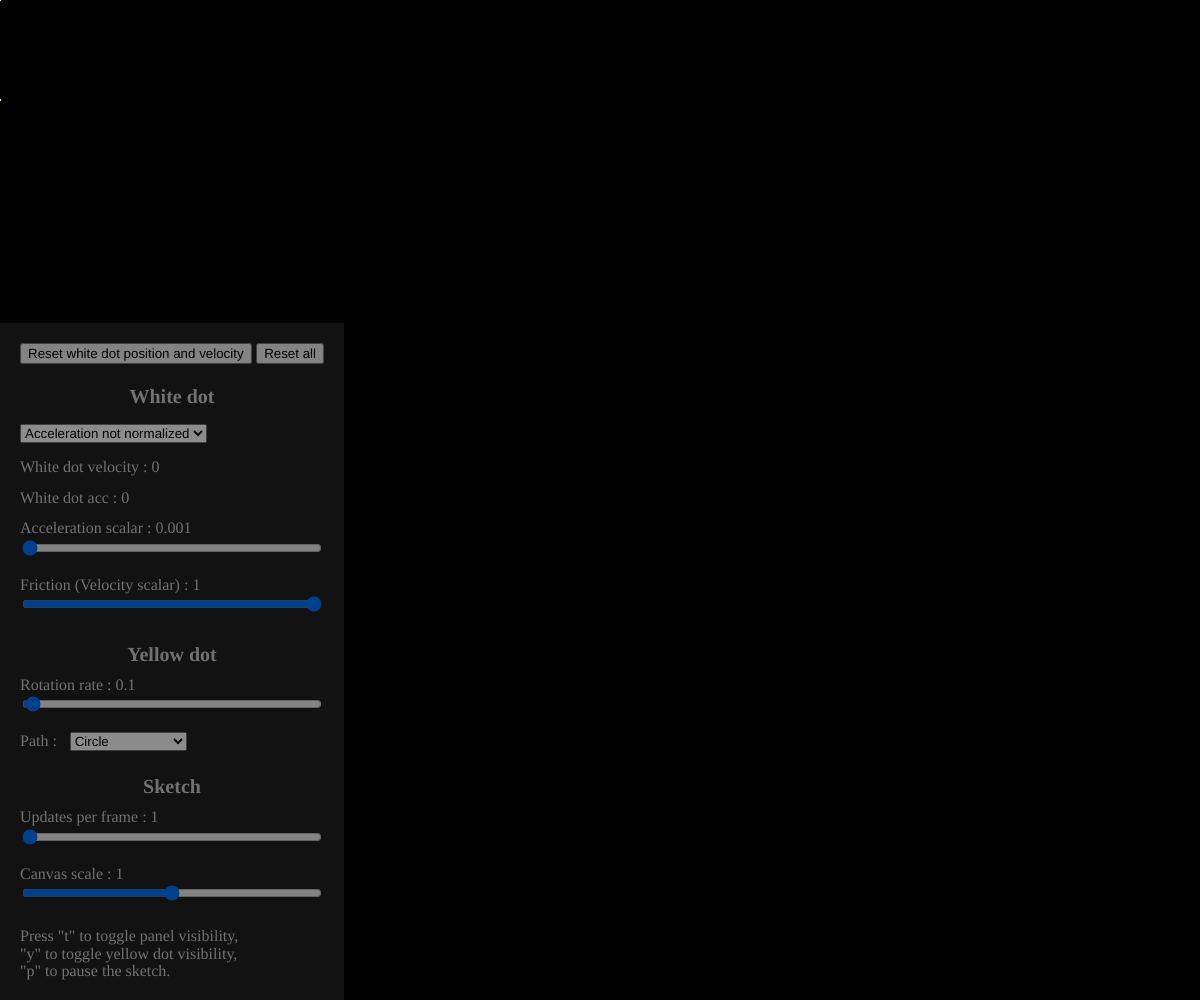
Frame 1 (no input)
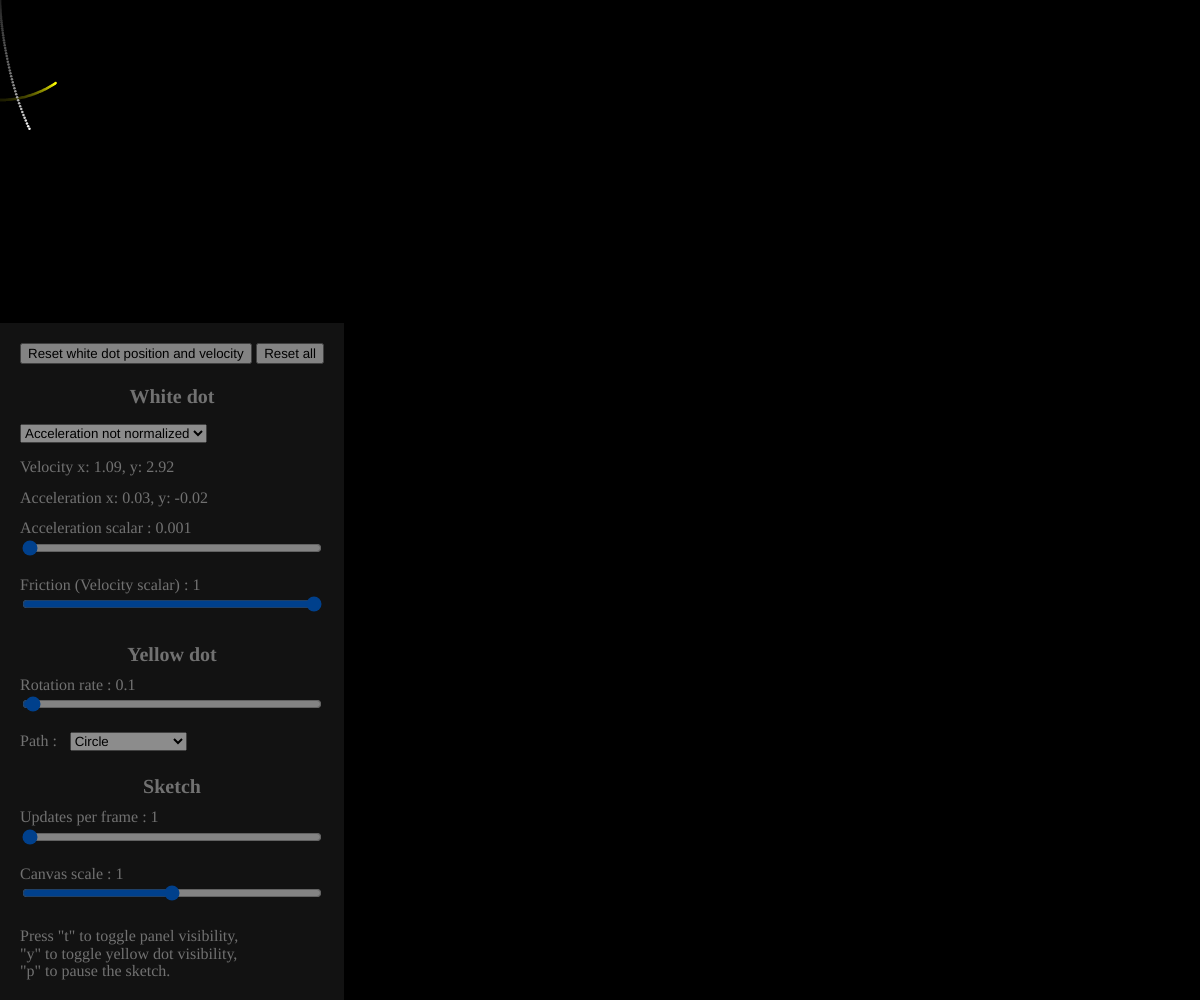
Frame 60 (no input)
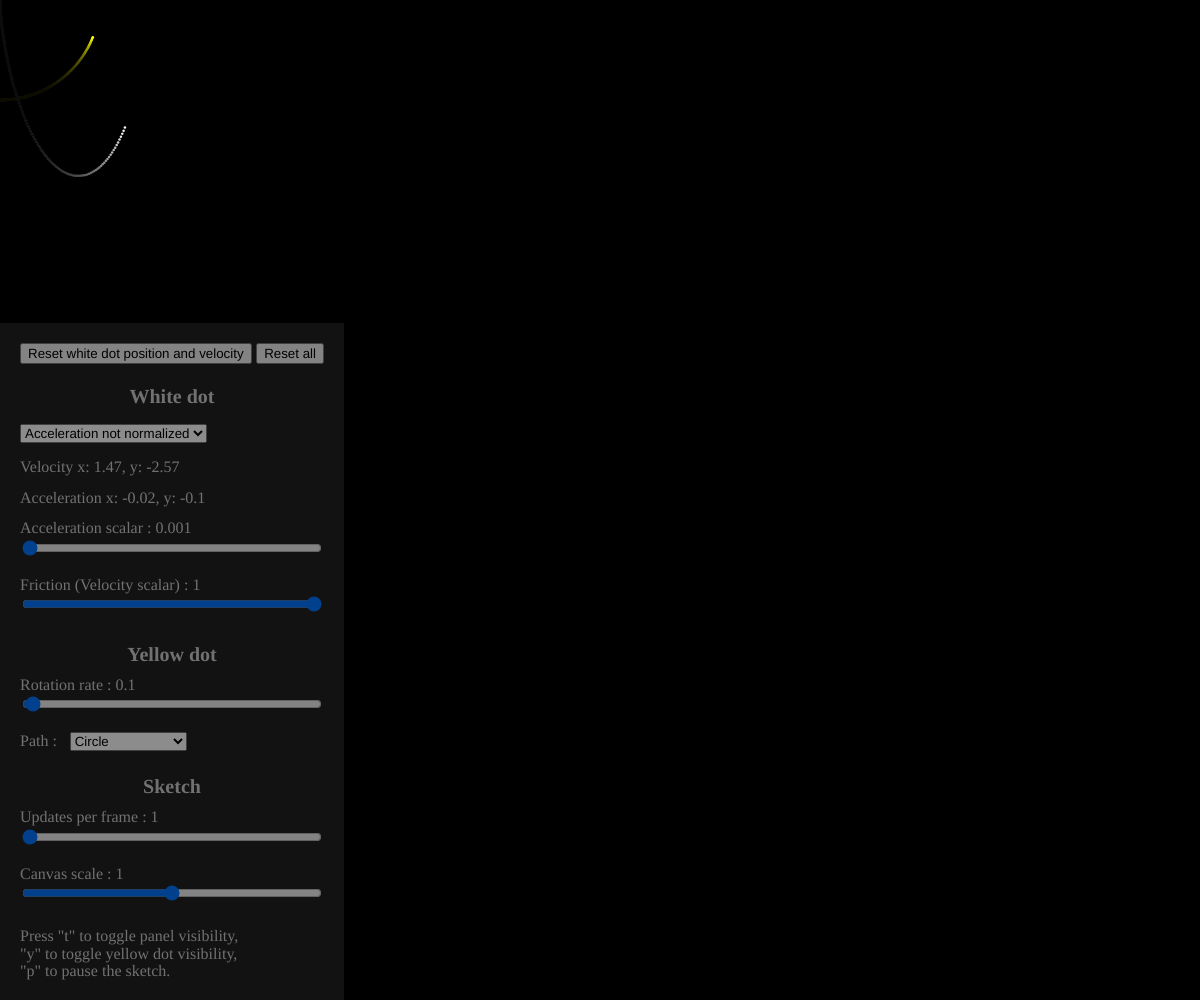
Frame 120 (the mouse pressed at the canvas centre since frame 60)

The p5.js sketch that drew these frames (run headless with seeded random() and noise() and a simulated clock; from frame 60 on, the mouse is pressed at the canvas centre):

// p5.js sketch
// ── sketch.js
var x, y, t, w;
var drawCount = 0;
var looping = true;
var showPanel = true;
var speed = 0;
var accMult = 0;
var velMult = 1;
var amounts = 1;
var shape = "circle";
var showYellow = true;
var norma = false;
var formattedXVel = 0;
var formattedYVel = 0;
var formattedXAcc = 0;
var formattedYAcc = 0;
var drawUpdate = 0;
var m = 4;
var n = 4;

function setup() {
    createCanvas(windowWidth,windowHeight);
    frameRate(30);
    createInfoDiv();
    setupInfoDiv();
    translate(width/2, height/2);
    if(!looping){noLoop();}
    noStroke();
    w = new Walker();
}

function draw() {
    if (drawUpdate > 5) {
        sliderInfo6.html("Velocity x: " + formattedXVel + ", y: " + formattedYVel);
        sliderInfo7.html("Acceleration x: " + formattedXAcc + ", y: " + formattedYAcc);
        
        drawUpdate = 0;
    }
    background(0,10);
    scale(zoom, zoom);
    for (var i = 0; i < amounts; i++) {
        t = drawCount * speed;
        var v = createPath(t);
        w.update(v);
        fill(255);
        w.display();
        if (showYellow) {
            fill(255,255,0);
            ellipse(v.x, v.y, 2.5, 2.5);
        }
        drawCount++;
    }
    drawUpdate++;
}

function createPath(tt) {
    var x, y;
    switch(shape) {
        case "circle" : 
            x = sin(tt) * 100;
            y = cos(tt) * 100;
        break;
        case "top" :
            x = pow(sin(tt),11) * 100;
            y = cos(tt) * 100;
        break;
        case "superellipse" :
            var ct = cos(tt);
            var st = sin(tt);
            x = m * Math.sign(ct) * pow(abs(ct), 2/m) * 40 ;
            y = n * Math.sign(st) * pow(abs(st), 2/n) * 25 ;
        break;
        case "lissajous" :
            x = sin(tt*2) * 100;
            y = cos(tt*3) * 100;
        break;
        default : 
            x = sin(tt) * 100;
            y = cos(tt) * 100;
    }
    var v = createVector(x, y);
    return v;
}

function Walker()  {
    this.pos = createVector(0, 0);
    this.vel = createVector(0, 0);

    this.reset = function() {
        this.pos = createVector(0,0);
        this.vel = createVector(0, 0);
    }

    this.update = function(vec)  {
        this.acc = p5.Vector.sub(vec, this.pos);
        if (norma) {this.acc.normalize();}
        this.acc.mult(accMult);
        formattedXAcc = Math.round(this.acc.x*100)/100;
        formattedYAcc = Math.round(this.acc.y*100)/100;
        // this.acc.setMag(accMult);
        this.vel.add(this.acc);
        formattedXVel = Math.round(this.vel.x*100)/100;
        formattedYVel = Math.round(this.vel.y*100)/100;

        this.pos.add(this.vel);
        this.vel.mult(velMult);
    }

    this.display = function() {
        ellipse(this.pos.x, this.pos.y, 2.5, 2.5);
    }
}

function keyPressed() {
    if (keyCode === 32) {
        if (looping) {noLoop(); looping = false;} else {loop(); looping = true;}
    }
      if (key == 'p' || key == 'P')  {
        if (looping) {noLoop(); looping = false;} else {loop(); looping = true;}
    }
    if (key == 'y' || key == 'Y')  {
        showYellow = (showYellow) ? false : true;
    }

    if (key == 't' || key == 'T') {
        if (showPanel) {
            showPanel = false;
            infoDiv.style("display","none");
        } else {
            showPanel = true;
            infoDiv.style("display","block");
        }
    }
}
// ── userinterface.js
//----------------------Information Div-----------------------------------------//
var infoDiv;
var sliderInfo1, sliderInfo2, sliderInfo3, sliderInfo4, sliderInfo5, sliderInfo6, sliderInfo8;
var info1,info2,info3, info4, info5;
var sliders = [];
var speedSlider, accMultSlider, velMultSlider;
var resetW, resetA;
var zoom;
var sel, selDiv, selMag;
var divier, divider2, divider3;

function toggleInfoDiv() {
    if (showPanel) {
        showPanel = false;
        infoDiv.style("display","none");
    } else {
        showPanel = true;
        infoDiv.style("display","block");
    }
}

function setupInfoDiv() {
    if (!showPanel) {
        infoDiv.style("display","none");
    } else {
        infoDiv.style("display","block");
    }
}

function createInfoDiv() {
    infoDiv = createDiv('');
    infoDiv.style('position', 'absolute');
    // infoDiv.style('heigth', '100%');
    // infoDiv.style('top', '0');
    infoDiv.style('bottom', '0');
    infoDiv.style('padding', '20px');
    infoDiv.style('opacity', '0.55');
    infoDiv.style('background', '#222222');
    infoDiv.style('font-family', 'Inconsolata', 'Helvetica', 'Arial');
    infoDiv.style('line-height', '0.4em');
    infoDiv.style('color', '#cecece');

    resetW = createButton('Reset white dot position and velocity');
    resetW.parent(infoDiv);
    resetA = createButton('Reset all');
    resetA.parent(infoDiv);
    resetA.style('float', 'right');

    divider = createP('White dot');
    divider.parent(infoDiv);
    divider.style('margin-bottom','0em');
    divider.style('font-size','1.25em');
    divider.style('font-weight','bold');
    divider.style('line-height','1.2em');
    // divider.style('border-bottom','solid 2px #ffffff');
    divider.style('text-align','center');


    selDiv = createDiv('');
    selDiv.parent(infoDiv);
    selDiv.style('width','100%');
    selDiv.style('padding-top','1em');
    selDiv.style('padding-bottom','1.5em');
    selMag = createSelect();
    selMag.parent(selDiv);
    selMag.style('float', 'left');
    // selMag.style('padding','10px');
    selMag.option('Acceleration not normalized');
    selMag.option('Acceleration normalized');
    selMag.changed(selMagEvent);

    sliderInfo6 = createP('White dot velocity : 0');
    sliderInfo6.parent(infoDiv);
    sliderInfo6.style('padding-bottom','0.5em');

    sliderInfo7 = createP('White dot acc : 0');
    sliderInfo7.parent(infoDiv);
    sliderInfo7.style('padding-bottom','0.5em');

    sliderInfo2 = createP('Slider 2');
    sliderInfo2.parent(infoDiv);

    accMultSlider = createSlider(0, 1000, 1);
    accMultSlider.parent(infoDiv);

    sliderInfo8 = createP('Slider 2');
    sliderInfo8.parent(infoDiv);

    velMultSlider = createSlider(99900, 100000, 100000);
    velMultSlider.parent(infoDiv);

    divider2 = createP('Yellow dot');
    divider2.parent(infoDiv);
    divider2.style('margin-bottom','0em');
    divider2.style('font-weight','bold');
    divider2.style('font-size','1.25em');
    divider2.style('line-height','1.2em');
    divider2.style('text-align','center');
    // divider2.style('border-bottom','solid 2px #ffffff');


    sliderInfo1 = createP('Slider 1');
    sliderInfo1.parent(infoDiv);

    speedSlider = createSlider(0, 100, 1);
    speedSlider.parent(infoDiv);

        selDiv = createDiv('');
    selDiv.parent(infoDiv);
    selDiv.style('width','100%');
    selDiv.style('padding-top','1em');
    selDiv.style('padding-bottom','1em');

    var selInfo = createDiv('Path : ');
    selInfo.parent(selDiv);
    selInfo.style('float','left');
    selInfo.style('padding-right','0.8em');
    selDiv2 = createDiv('');
    selDiv2.parent(selDiv);
    selDiv2.style('float', 'left');
    selDiv2.style('margin-top', '-0.4em');

    sel = createSelect();
    sel.parent(selDiv2);
    sel.style('float', 'left');
    sel.option('Circle');
    sel.option('Top');
    sel.option('Superellipse');
    sel.option('Lissajous Curve');
    sel.changed(mySelectEvent);

    divider3 = createP('Sketch');
    divider3.parent(infoDiv);
    divider3.style('margin-bottom','0em');
    divider3.style('font-weight','bold');
    divider3.style('font-size','1.25em');
    divider3.style('line-height','1.2em');
    divider3.style('text-align','center');
    // divider3.style('background', '#585858')
    // divider3.style('border-bottom','solid 2px #ffffff');


    sliderInfo3 = createP('Slider 2');
    sliderInfo3.parent(infoDiv);

    amountsSlider = createSlider(1, 1000, 1);
    amountsSlider.parent(infoDiv);

    sliderInfo4 = createP('Zoom');
    sliderInfo4.parent(infoDiv);

    zoomSlider = createSlider(0, 20, 10);
    zoomSlider.parent(infoDiv);


    sliderInfo5 = createP('Press "t" to toggle panel visibility, <br>"y" to toggle yellow dot visibility,<br>"p" to pause the sketch.');
    sliderInfo5.parent(infoDiv);
    sliderInfo5.style("line-height","1.1em");
    sliderInfo5.style("margin-bottom","0em");

    sliders.push(speedSlider);
    sliders.push(accMultSlider);
    sliders.push(velMultSlider);
    sliders.push(amountsSlider);
    sliders.push(zoomSlider);

    for (var i = 0; i < sliders.length; i++) {
        sliders[i].style('width', '300px');
        sliders[i].style('margin-top', '-15px');
        sliders[i].style('margin-bottom', '10px');
    }

    resetW.mousePressed(function() {
        w.reset();
    });

    resetA.mousePressed(function() {
        drawCount = 0;
        background(0);
        w.reset();
        speedSlider.value(1);
        speed = 1/100;
        sliderInfo1.html("Rotation rate : " + speed);
        accMult = 1/1000;
        accMultSlider.value(1);
        sliderInfo2.html("Acceleration scalar : " + accMult);
        amounts = 1;
        amountsSlider.value(1);
        sliderInfo3.html("Updates per frame : " + amounts);
        zoom = 1;
        zoomSlider.value(10);
        sliderInfo4.html("Canvas scale : " + zoom);
        sel.value("Circle");
        selMag.value('Acceleration not normalized');
        shape = "circle";
        showYellow = true;
        norma = false;
        velMult = 1;
        velMultSlider.value(100000);
        sliderInfo8.html("Friction (Velocity scalar) : " + velMult);
    });

    speedSlider.input(function(){
        setSpeedSlider();
    });

    accMultSlider.input(function(){
        setAccMultSlider();
    });

    velMultSlider.input(function(){
        setVelMultSlider();
    });

    amountsSlider.input(function(){
        setamountsSlider();
    });

    zoomSlider.input(function(){
        setZoomSlider();
    });

    setSpeedSlider();
    setAccMultSlider();
    setVelMultSlider();
    setamountsSlider();
    setZoomSlider();

    function mySelectEvent() {
        var item = sel.value();
        switch (item) {
            case "Circle" :
                shape = "circle";
            break;
            case "Top" : 
                shape = "top";
            break;
            case "Superellipse" : 
                shape = "superellipse";
            break;
            case "Lissajous Curve" : 
                shape = "lissajous";
            break;
            default :
                shape = "circle";
        }
    }

    function selMagEvent() {
        var item = selMag.value();
        switch (item) {
            case "Not normalized" :
                norma = "false";
                // w.reset();
            break;
            default :
                norma = "true";
                // w.reset();
        }
    }

    function setSpeedSlider() {
        speed = speedSlider.value()/100;
        sliderInfo1.html("Rotation rate : " + Math.round(speed*1000)/100);
    }
    function setAccMultSlider() {
        accMult = accMultSlider.value()/1000;
        sliderInfo2.html("Acceleration scalar : " + accMult);
    }
    function setVelMultSlider() {
        velMult = velMultSlider.value()/100000;
        sliderInfo8.html("Friction (Velocity scalar) : " + velMult);
    }
    function setamountsSlider() {
        amounts = amountsSlider.value();
        sliderInfo3.html("Updates per frame : " + amounts);
    }
    function setZoomSlider() {
        background(0);
        zoom = zoomSlider.value()/10;
        sliderInfo4.html("Canvas scale : " + zoom);
    }
}
